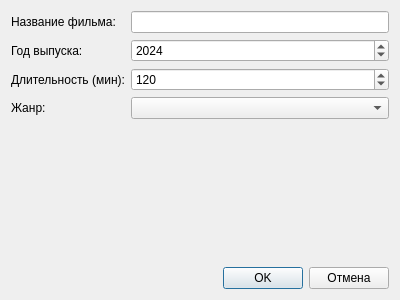
<?xml version="1.0" encoding="UTF-8"?>
<ui version="4.0">
 <class>FilmDialog</class>
 <widget class="QDialog" name="FilmDialog">
  <property name="geometry">
   <rect>
    <x>0</x>
    <y>0</y>
    <width>400</width>
    <height>300</height>
   </rect>
  </property>
  <property name="windowTitle">
   <string>Добавить фильм</string>
  </property>
  <layout class="QVBoxLayout" name="verticalLayout">
   <item>
    <layout class="QFormLayout" name="formLayout">
     <item row="0" column="0">
      <widget class="QLabel" name="label">
       <property name="text">
        <string>Название фильма:</string>
       </property>
      </widget>
     </item>
     <item row="0" column="1">
      <widget class="QLineEdit" name="title_edit"/>
     </item>
     <item row="1" column="0">
      <widget class="QLabel" name="label_2">
       <property name="text">
        <string>Год выпуска:</string>
       </property>
      </widget>
     </item>
     <item row="1" column="1">
      <widget class="QSpinBox" name="year_spin">
       <property name="minimum">
        <number>1888</number>
       </property>
       <property name="maximum">
        <number>2100</number>
       </property>
       <property name="value">
        <number>2024</number>
       </property>
      </widget>
     </item>
     <item row="2" column="0">
      <widget class="QLabel" name="label_3">
       <property name="text">
        <string>Длительность (мин):</string>
       </property>
      </widget>
     </item>
     <item row="2" column="1">
      <widget class="QSpinBox" name="duration_spin">
       <property name="minimum">
        <number>1</number>
       </property>
       <property name="maximum">
        <number>1000</number>
       </property>
       <property name="value">
        <number>120</number>
       </property>
      </widget>
     </item>
     <item row="3" column="0">
      <widget class="QLabel" name="label_4">
       <property name="text">
        <string>Жанр:</string>
       </property>
      </widget>
     </item>
     <item row="3" column="1">
      <widget class="QComboBox" name="genre_combo"/>
     </item>
    </layout>
   </item>
   <item>
    <layout class="QHBoxLayout" name="button_layout">
     <item>
      <spacer name="horizontalSpacer">
       <property name="orientation">
        <enum>Qt::Orientation::Horizontal</enum>
       </property>
       <property name="sizeHint" stdset="0">
        <size>
         <width>40</width>
         <height>20</height>
        </size>
       </property>
      </spacer>
     </item>
     <item>
      <widget class="QPushButton" name="ok_button">
       <property name="text">
        <string>OK</string>
       </property>
      </widget>
     </item>
     <item>
      <widget class="QPushButton" name="cancel_button">
       <property name="text">
        <string>Отмена</string>
       </property>
      </widget>
     </item>
    </layout>
   </item>
  </layout>
 </widget>
 <resources/>
 <connections/>
</ui>
